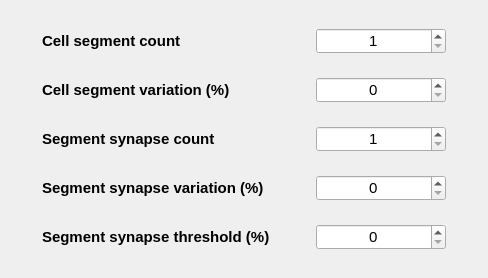
            <widget class="QWidget" name="scrollAreaWidgetContents_4">
             <property name="geometry">
              <rect>
               <x>0</x>
               <y>0</y>
               <width>488</width>
               <height>278</height>
              </rect>
             </property>
             <layout class="QGridLayout" name="gridLayout_9">
              <item row="2" column="1">
               <layout class="QHBoxLayout" name="horizontalLayout_17">
                <item>
                 <widget class="QLabel" name="label_22">
                  <property name="font">
                   <font>
                    <pointsize>11</pointsize>
                    <weight>75</weight>
                    <bold>true</bold>
                   </font>
                  </property>
                  <property name="text">
                   <string>Segment synapse count</string>
                  </property>
                 </widget>
                </item>
                <item>
                 <spacer name="horizontalSpacer_31">
                  <property name="orientation">
                   <enum>Qt::Horizontal</enum>
                  </property>
                  <property name="sizeHint" stdset="0">
                   <size>
                    <width>40</width>
                    <height>20</height>
                   </size>
                  </property>
                 </spacer>
                </item>
                <item>
                 <widget class="QSpinBox" name="spinBox_DistalSegmentSynapseCount">
                  <property name="minimumSize">
                   <size>
                    <width>130</width>
                    <height>26</height>
                   </size>
                  </property>
                  <property name="maximumSize">
                   <size>
                    <width>130</width>
                    <height>26</height>
                   </size>
                  </property>
                  <property name="font">
                   <font>
                    <pointsize>11</pointsize>
                   </font>
                  </property>
                  <property name="alignment">
                   <set>Qt::AlignCenter</set>
                  </property>
                  <property name="minimum">
                   <number>1</number>
                  </property>
                  <property name="maximum">
                   <number>10000</number>
                  </property>
                 </widget>
                </item>
               </layout>
              </item>
              <item row="2" column="0">
               <spacer name="horizontalSpacer_34">
                <property name="orientation">
                 <enum>Qt::Horizontal</enum>
                </property>
                <property name="sizeHint" stdset="0">
                 <size>
                  <width>13</width>
                  <height>20</height>
                 </size>
                </property>
               </spacer>
              </item>
              <item row="2" column="2">
               <spacer name="horizontalSpacer_35">
                <property name="orientation">
                 <enum>Qt::Horizontal</enum>
                </property>
                <property name="sizeHint" stdset="0">
                 <size>
                  <width>13</width>
                  <height>20</height>
                 </size>
                </property>
               </spacer>
              </item>
              <item row="0" column="1">
               <layout class="QHBoxLayout" name="horizontalLayout_15">
                <item>
                 <widget class="QLabel" name="label_20">
                  <property name="font">
                   <font>
                    <pointsize>11</pointsize>
                    <weight>75</weight>
                    <bold>true</bold>
                   </font>
                  </property>
                  <property name="text">
                   <string>Cell segment count</string>
                  </property>
                 </widget>
                </item>
                <item>
                 <spacer name="horizontalSpacer_29">
                  <property name="orientation">
                   <enum>Qt::Horizontal</enum>
                  </property>
                  <property name="sizeHint" stdset="0">
                   <size>
                    <width>40</width>
                    <height>20</height>
                   </size>
                  </property>
                 </spacer>
                </item>
                <item>
                 <widget class="QSpinBox" name="spinBox_DistalSegmentCount">
                  <property name="minimumSize">
                   <size>
                    <width>130</width>
                    <height>26</height>
                   </size>
                  </property>
                  <property name="maximumSize">
                   <size>
                    <width>130</width>
                    <height>26</height>
                   </size>
                  </property>
                  <property name="font">
                   <font>
                    <pointsize>11</pointsize>
                   </font>
                  </property>
                  <property name="alignment">
                   <set>Qt::AlignCenter</set>
                  </property>
                  <property name="minimum">
                   <number>1</number>
                  </property>
                  <property name="maximum">
                   <number>10000</number>
                  </property>
                 </widget>
                </item>
               </layout>
              </item>
              <item row="1" column="1">
               <layout class="QHBoxLayout" name="horizontalLayout_16">
                <item>
                 <widget class="QLabel" name="label_21">
                  <property name="font">
                   <font>
                    <pointsize>11</pointsize>
                    <weight>75</weight>
                    <bold>true</bold>
                   </font>
                  </property>
                  <property name="text">
                   <string>Cell segment variation (%)</string>
                  </property>
                 </widget>
                </item>
                <item>
                 <spacer name="horizontalSpacer_30">
                  <property name="orientation">
                   <enum>Qt::Horizontal</enum>
                  </property>
                  <property name="sizeHint" stdset="0">
                   <size>
                    <width>40</width>
                    <height>20</height>
                   </size>
                  </property>
                 </spacer>
                </item>
                <item>
                 <widget class="QSpinBox" name="spinBox_DistalSegmentVariationPersentage">
                  <property name="minimumSize">
                   <size>
                    <width>130</width>
                    <height>26</height>
                   </size>
                  </property>
                  <property name="maximumSize">
                   <size>
                    <width>130</width>
                    <height>26</height>
                   </size>
                  </property>
                  <property name="font">
                   <font>
                    <pointsize>11</pointsize>
                   </font>
                  </property>
                  <property name="alignment">
                   <set>Qt::AlignCenter</set>
                  </property>
                  <property name="maximum">
                   <number>100</number>
                  </property>
                 </widget>
                </item>
               </layout>
              </item>
              <item row="4" column="1">
               <layout class="QHBoxLayout" name="horizontalLayout_19">
                <item>
                 <widget class="QLabel" name="label_24">
                  <property name="font">
                   <font>
                    <pointsize>11</pointsize>
                    <weight>75</weight>
                    <bold>true</bold>
                   </font>
                  </property>
                  <property name="text">
                   <string>Segment synapse threshold (%)</string>
                  </property>
                 </widget>
                </item>
                <item>
                 <spacer name="horizontalSpacer_33">
                  <property name="orientation">
                   <enum>Qt::Horizontal</enum>
                  </property>
                  <property name="sizeHint" stdset="0">
                   <size>
                    <width>40</width>
                    <height>20</height>
                   </size>
                  </property>
                 </spacer>
                </item>
                <item>
                 <widget class="QSpinBox" name="spinBox_DistalSegmentSynapseThresholdPersentage">
                  <property name="minimumSize">
                   <size>
                    <width>130</width>
                    <height>26</height>
                   </size>
                  </property>
                  <property name="maximumSize">
                   <size>
                    <width>130</width>
                    <height>26</height>
                   </size>
                  </property>
                  <property name="font">
                   <font>
                    <pointsize>11</pointsize>
                   </font>
                  </property>
                  <property name="alignment">
                   <set>Qt::AlignCenter</set>
                  </property>
                  <property name="minimum">
                   <number>0</number>
                  </property>
                  <property name="maximum">
                   <number>100</number>
                  </property>
                 </widget>
                </item>
               </layout>
              </item>
              <item row="3" column="1">
               <layout class="QHBoxLayout" name="horizontalLayout_18">
                <item>
                 <widget class="QLabel" name="label_23">
                  <property name="font">
                   <font>
                    <pointsize>11</pointsize>
                    <weight>75</weight>
                    <bold>true</bold>
                   </font>
                  </property>
                  <property name="text">
                   <string>Segment synapse variation (%)</string>
                  </property>
                 </widget>
                </item>
                <item>
                 <spacer name="horizontalSpacer_32">
                  <property name="orientation">
                   <enum>Qt::Horizontal</enum>
                  </property>
                  <property name="sizeHint" stdset="0">
                   <size>
                    <width>40</width>
                    <height>20</height>
                   </size>
                  </property>
                 </spacer>
                </item>
                <item>
                 <widget class="QSpinBox" name="spinBox_DistalSegmentSynapseVariationPersentage">
                  <property name="minimumSize">
                   <size>
                    <width>130</width>
                    <height>26</height>
                   </size>
                  </property>
                  <property name="maximumSize">
                   <size>
                    <width>130</width>
                    <height>26</height>
                   </size>
                  </property>
                  <property name="font">
                   <font>
                    <pointsize>11</pointsize>
                   </font>
                  </property>
                  <property name="alignment">
                   <set>Qt::AlignCenter</set>
                  </property>
                  <property name="minimum">
                   <number>0</number>
                  </property>
                  <property name="maximum">
                   <number>100</number>
                  </property>
                 </widget>
                </item>
               </layout>
              </item>
             </layout>
            </widget>
